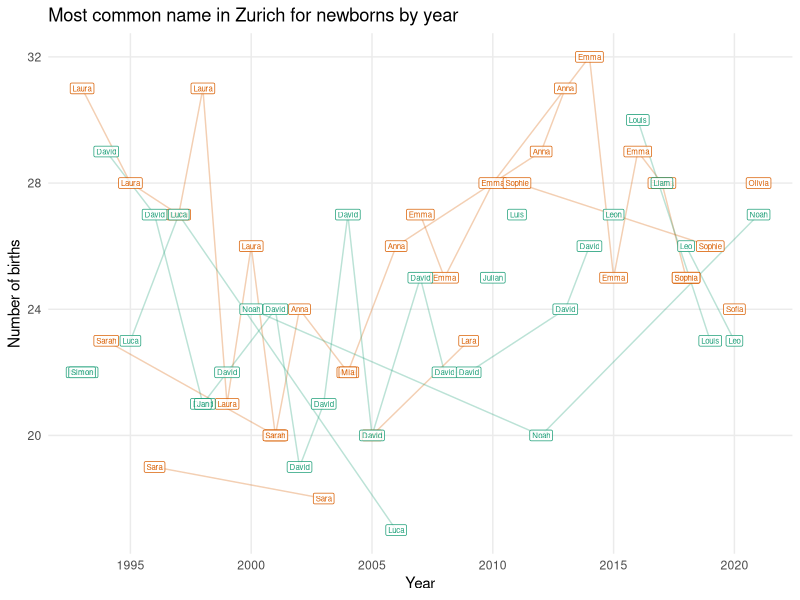

R code for this plot:
## ---- chunk 1
## this is the R chunk to specify the options
knitr::opts_chunk$set(echo = TRUE, # display R code
                      warning = FALSE, # don't display warning messages
                      message = FALSE, # don't display package loading messages
                      fig.align = "center", # center figures
                      out.width = "100%" # figures fill entire width
                      )
## ---- chunk 2
## load data
dat <- read.csv(file = "../data/namesZurich.csv")

## data manipulations
library(dplyr)
datCleaned <- dat %>%
    rename(year = StichtagDatJahr,
           name = Vorname,
           sex = SexLang,
           births = AnzGebuWir) %>%
    group_by(year, sex) %>%
    top_n(n = 1, wt = births)
## ---- chunk 3
library(ggplot2)
ggplot(data = datCleaned, aes(x = year, y = births, color = sex)) +
    geom_line(aes(group = name), alpha = 0.3, show.legend = FALSE) +
    geom_label(aes(label = name), alpha = 0.8, show.legend = FALSE, size = 2) +
    scale_color_brewer(palette = "Dark2") +
    scale_x_continuous(breaks = seq(1995, 2020, 5)) + 
    labs(x = "Year", y = "Number of births",
         title = "Most common name in Zurich for newborns by year") +
    theme_minimal() +
    theme(panel.grid.minor = element_blank())
## ---- chunk 4
sessionInfo()
